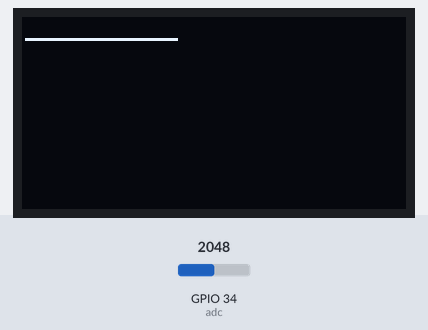
A program run on a simulated ESP32 board running MicroPython. Parts: 128×64 one-colour display. The inputs (shaded band) are chosen by the test bench; at power-on: GPIO 34 (adc) = 2048 (analog values on the 0–4095 scale).

Above: at 1.25 s.
1.3 s: GPIO 34 (adc) set to 2866
2.8 s: GPIO 34 (adc) set to 2047
At 3.33 s:
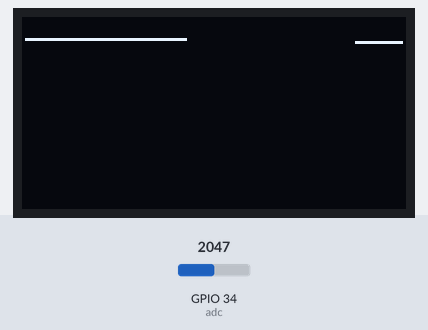
4.3 s: GPIO 34 (adc) set to 3603
At 11.0 s:
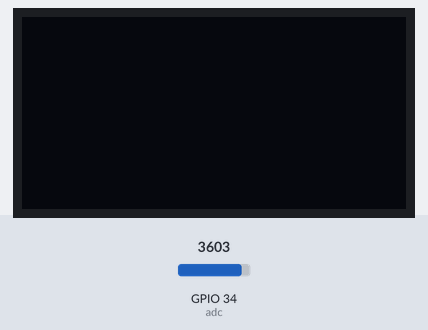

The program:

proyectofinal_sintexto.py
```python
from machine import Pin, SoftI2C, ADC
import utime
import ssd1306

class Proyecto:
    def __init__(self):
        self.adc = ADC(Pin(34), atten=ADC.ATTN_6DB)
        i2c = SoftI2C(scl=Pin(32), sda=Pin(33))
        self.driver = ssd1306.SSD1306_I2C(128, 64, i2c)
        self.xlim = range(127)
        self.tiempo = 1
        self.last_update = utime.ticks_ms()

    def display(self):
        while True:
            current_time = utime.ticks_ms()
            if utime.ticks_diff(current_time, self.last_update) >= 2.5:  # 2500 us = 2.5 ms
                self.last_update = current_time
                if self.tiempo in self.xlim:
                    val_uv = self.adc.read_uv()
                    self.cordy = 63 - val_uv // 15625
                    self.driver.pixel(self.tiempo, self.cordy, 1)
                    self.driver.show()
                    self.tiempo += 1
                else:
                    self.driver.scroll(-1, 0)
                    self.driver.show()
                    self.tiempo -= 1

def main():
    oled = Proyecto()
    oled.display()

if __name__ == '__main__':
    main()
```
